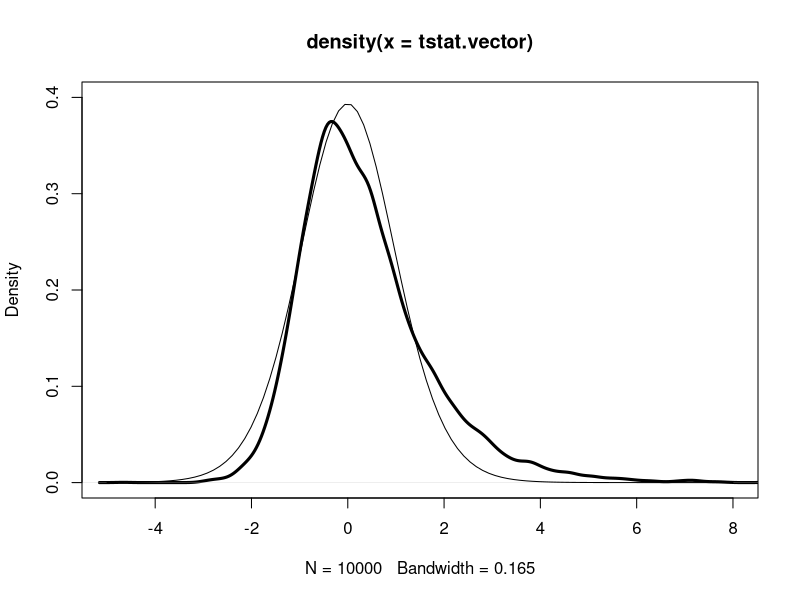

Generate this figure with R:
# Chapter 1.3 R commands

# Section 1.3.2

x=rnorm(10,mean=50,sd=10)
y=rnorm(10,mean=50,sd=10)
m=length(x)
n=length(y)
sp=sqrt(((m-1)*sd(x)^2+(n-1)*sd(y)^2)/(m+n-2))
t.stat=(mean(x)-mean(y))/(sp*sqrt(1/m+1/n))

tstatistic=function(x,y)
{
m=length(x)
n=length(y)
sp=sqrt(((m-1)*sd(x)^2+(n-1)*sd(y)^2)/(m+n-2))
t.stat=(mean(x)-mean(y))/(sp*sqrt(1/m+1/n))
return(t.stat)
}

data.x=c(1,4,3,6,5)
data.y=c(5,4,7,6,10)
tstatistic(data.x, data.y)

# Section 1.3.3

# simulation algorithm for normal populations

alpha=.1; m=10; n=10 # sets alpha, m, n
N=10000 # sets the number of simulations
n.reject=0 # counter of num. of rejections
for (i in 1:N)
{
x=rnorm(m,mean=0,sd=1) # simulates xs from population 1
y=rnorm(n,mean=0,sd=1) # simulates ys from population 2
t.stat=tstatistic(x,y) # computes the t statistic
if (abs(t.stat)>qt(1-alpha/2,n+m-2))
   n.reject=n.reject+1 # reject if |t| exceeds critical pt
}
true.sig.level=n.reject/N # est. is proportion of rejections

# simulation algorithm for normal and exponential populations
# storing the values of the t statistic in vector tstat

m=10; n=10 
my.tsimulation=function()
  tstatistic(rnorm(m,mean=10,sd=2), rexp(n,rate=1/10))
tstat.vector=replicate(10000, my.tsimulation())

plot(density(tstat.vector),xlim=c(-5,8),ylim=c(0,.4),lwd=3)
curve(dt(x,df=18),add=TRUE)
